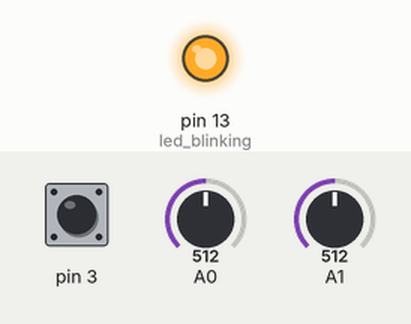
Recording of a sketch running on a simulated Arduino Uno, built with avr-gcc and run on an emulated ATmega328P. On the bench: output pins drawn as LEDs (lit = HIGH). The test bench sets the inputs (shaded band); at power-on: pin 3 HIGH, A0 = 512, A1 = 512. No radio packets arrive unless stated.

Above: at 0.05 s.
Timing chart, 0 to 3.0 s (numbered marks = the images above):
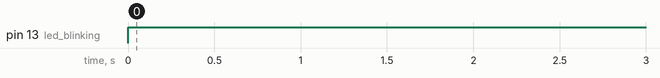

The sketch:

trasmissione1_tx.ino
```cpp
#include <VirtualWire.h>

//inizializzazione variabili
//se il sensore del suono è digitale (cioè acceso o spento), collegarlo al pin digitale 3. altrimenti al pin analogico 0

//variabili Tx
#define BufferL 6   // length of the message (in bytes)
#define PinTx 12    // pin TX on Wifi

typedef union {
    byte ComByte[2];
    int MeasData;
} comdata; //massimo valore trasmissibile = +-32767;

comdata potenziom1;  //struttura dati inviata
comdata potenziom2;

char msg[BufferL];

//Create variables for each button on the Joystick Shield to assign the pin numbers

int potenziometro2=0;    //valore analogico letto dal potenziometro2
int potenziometro1=0;    //valore analogico letto dal potenziometro1

int opzione = 0;
int comando = 1;

void setup() {
  pinMode(2, INPUT_PULLUP);
  pinMode(3, INPUT_PULLUP);
  pinMode(4, INPUT_PULLUP);
  pinMode(5, INPUT_PULLUP);
  pinMode(6, INPUT_PULLUP);

  //inizializzaz tx vars
  potenziom1.MeasData = 0; // ritardo ciclo
  potenziom2.MeasData = 0; // ritardo ciclo

  Serial.begin(9600);
  pinMode(13,OUTPUT);         //led blinking
  vw_set_ptt_inverted(true);
  vw_set_tx_pin(PinTx);
  vw_setup(3000);             // speed of data transfer Kbps

}

void loop(){
  LeggiPotenziometri();

  // messaggio in tx: msg[BufferL] = {opzione,comando,potenziom1Byte1,potenziom1Byte2,potenziom2Byte1,potenziom2Byte2};

  //da utilizzare se sensore suono è digitale.
  if (digitalRead(3)==0){
      //Serial.print("puopa");
      opzione =1;
      comando=0;
  }else{
      opzione =0;
      comando=1;
  }

  msg[0] = opzione;
  msg[1] = comando;
  msg[2] = potenziom1.ComByte[0];
  msg[3] = potenziom1.ComByte[1];
  msg[4] = potenziom2.ComByte[0];
  msg[5] = potenziom2.ComByte[1];

  //TX routine
  digitalWrite(13, HIGH); // Flash a light to show transmitting
  vw_send((uint8_t *)msg, BufferL);
  //Serial.print(vw_send((uint8_t *)msg, BufferL));
  vw_wait_tx(); // Wait until the whole message is gone
  digitalWrite(13, LOW);
  //delay(1000);
}

void LeggiPotenziometri(void){
  potenziometro1=analogRead(0);//da utilizzare se sensore suono è analogico
  potenziometro2=analogRead(1);//inutilizzato

  potenziom1.MeasData = potenziometro1;  //invio del valore del pin analogico 0
  potenziom2.MeasData = potenziometro2;  //
  //Serial.println(potenziom2.MeasData);
  //Serial.println(potenziom1.MeasData);

}//end of LeggiPotenziometri(void)
```

Measured:
- by itself, pin 13 (led_blinking): LOW → HIGH at 0.00 s
